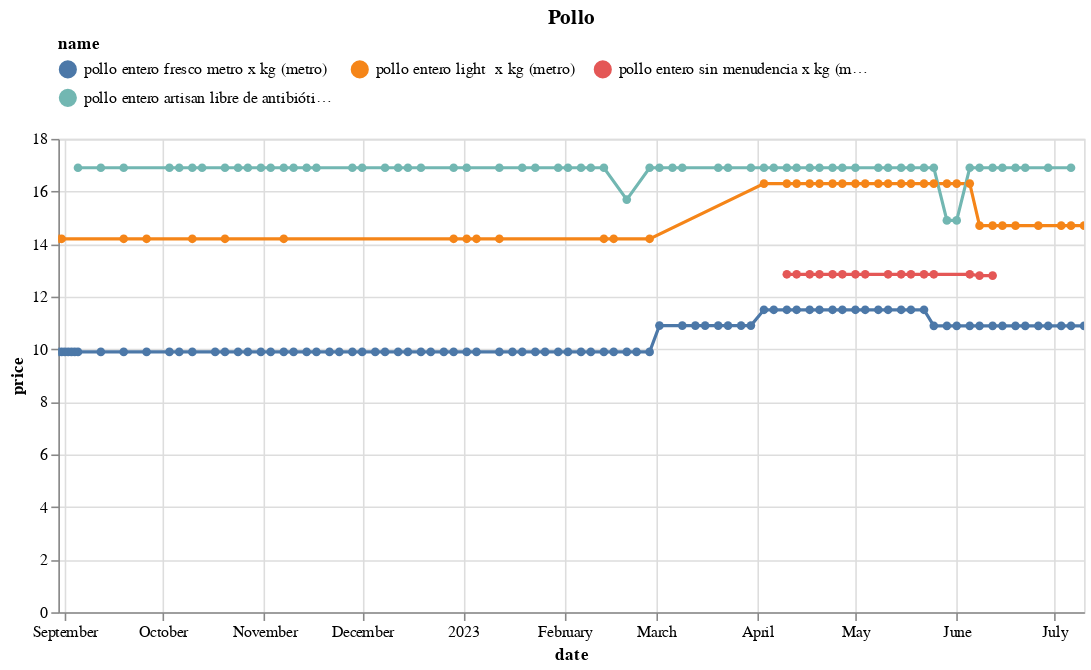

Notebook code for this chart:
### Code cell
(df
 .loc[df.name.isin(names)]
 .pipe(alt.Chart)
 .mark_line(point=True)
 .encode(x='date', y='price', color='name', tooltip=['name','price'])
 .properties(width=650, title='Pollo')
 .interactive()
 .configure_legend(orient='top', columns=3)
)

### Figure 1 — Vega-Lite specification as saved in the notebook (floating-point values rounded to 4 significant figures; data arrays with more than 128 entries replaced by an {"elided": "..."} marker saying what was removed)
{"config": {"view": {"continuousWidth": 300, "continuousHeight": 300}, "legend": {"columns": 3, "orient": "top"}}, "data": {"name": "data-53c0eff0e5c1e13a12564b992a1ef93c"}, "mark": {"type": "line", "point": true}, "encoding": {"color": {"field": "name", "type": "nominal"}, "tooltip": [{"field": "name", "type": "nominal"}, {"field": "price", "type": "quantitative"}], "x": {"field": "date", "type": "temporal"}, "y": {"field": "price", "type": "quantitative"}}, "params": [{"name": "param_13", "select": {"type": "interval", "encodings": ["x", "y"]}, "bind": "scales"}], "title": "Pollo", "width": 650, "$schema": "https://vega.github.io/schema/vega-lite/v5.8.0.json", "datasets": {"data-53c0eff0e5c1e13a12564b992a1ef93c": {"elided": "209 records"}}}
